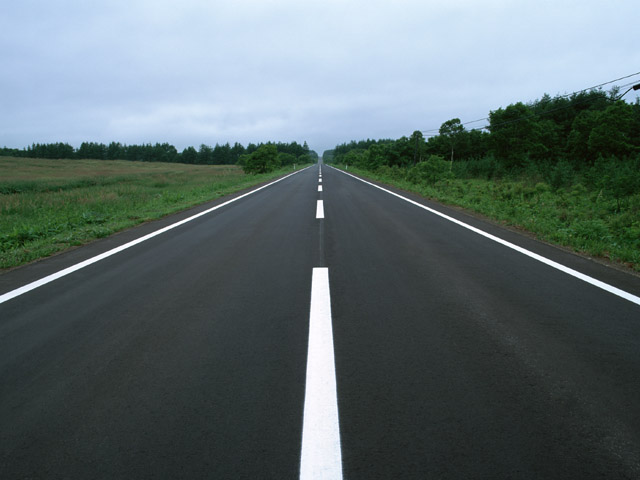
#> input picture opencv_cpp/01/01-12.jpg, 640 x 480 px
$ python 01-06.py
#> lines starting #> are read from the running program, lines starting #| are printed output that depends on the picture; after the words box and inside, x2 and y2 are one past the last pixel; in counts of white or black regions, pixels touching at a corner belong together
import cv2
import numpy as np

img_src = cv2.imread('01-12.jpg', 1)
#> img_src is the input picture: shape (480, 640, 3); mean B, G, R 109.7, 107.6, 93.9
img_dst = img_src.copy()
img_gray = cv2.cvtColor(img_src, cv2.COLOR_BGR2GRAY)
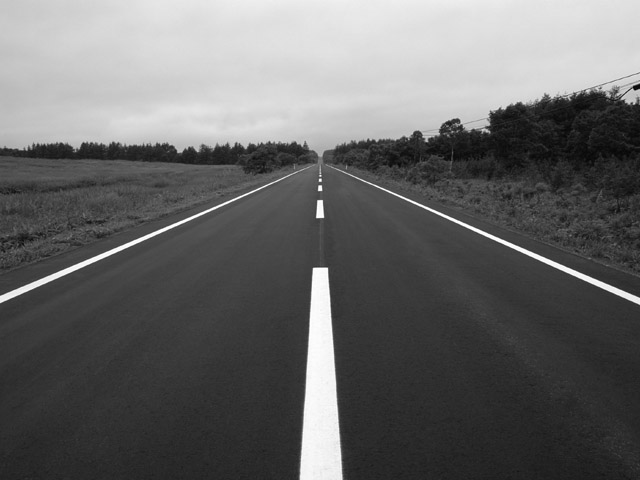
#> img_gray: shape (480, 640); min 3, max 255, mean 103.8

img_edge = cv2.Canny(img_gray, 200, 200)
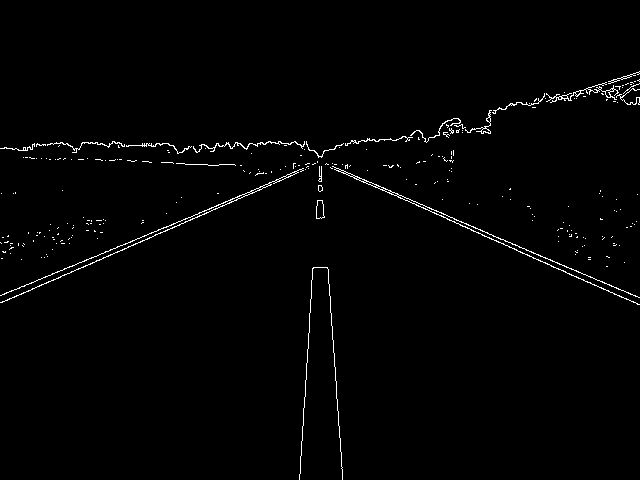
#> img_edge: shape (480, 640); 1.3% white in thin lines or dots, all inside (x1, y1, x2, y2) = (0, 71, 640, 480)

lines = cv2.HoughLines(img_edge, 1, np.pi/180, 120)
#> lines = [[18, 1.99], [24, 1.97], [-308, 3.07], [273, 1.17], [277, 1.15], [331, 0.0698], [9, 2.01]]

rows, cols = img_dst.shape[:2]
#> rows = 480; cols = 640

for rho, theta in lines[:, 0]:
    a = np.cos(theta)
    b = np.sin(theta)
    x0 = a*rho
    y0 = b*rho
    cv2.line(img_dst,
	(int(x0 - cols*(b)), int(y0 + cols*(a))),
	(int(x0 + cols*(b)), int(y0 - cols*(a))),
	(0, 0, 255), 2)
#> this loop made 7 passes
#> (rho, theta, a, b, x0, y0) on passes 1 to 7: (18, 1.99, -0.407, 0.914, -7.32, 16.44), (24, 1.97, -0.391, 0.921, -9.38, 22.09), (-308, 3.07, -0.998, 0.0698, 307.2, -21.48), (273, 1.17, 0.391, 0.921, 106.7, 251.3), (277, 1.15, 0.407, 0.914, 112.7, 253.1), (331, 0.0698, 0.998, 0.0698, 330.2, 23.09), (9, 2.01, -0.423, 0.906, -3.8, 8.16)
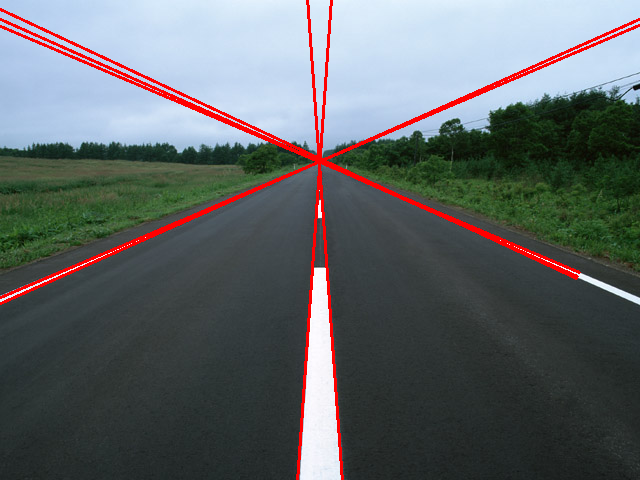
#> img_dst: shape (480, 640, 3); 3.51% of pixels changed, all inside (x1, y1, x2, y2) = (0, 0, 640, 480)

cv2.imshow('src', img_src)
cv2.imshow('edge', img_edge)
cv2.imshow('dst', img_dst)
cv2.waitKey(0)
cv2.destroyAllWindows()

$ run again, with opencv_cpp/01/01-06.jpg copied over opencv_cpp/01/01-12.jpg
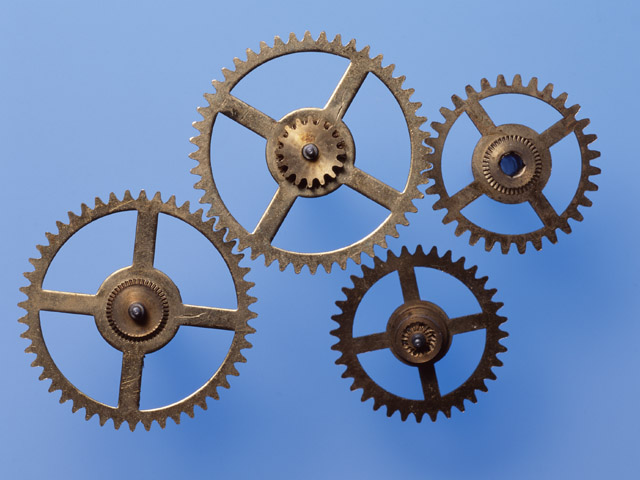
#> input picture opencv_cpp/01/01-06.jpg, 640 x 480 px
#> img_src is the input picture: shape (480, 640, 3); mean B, G, R 178.1, 137.2, 112.4
#> `img_edge = cv2.Canny(img_gray, 200, 200)`:
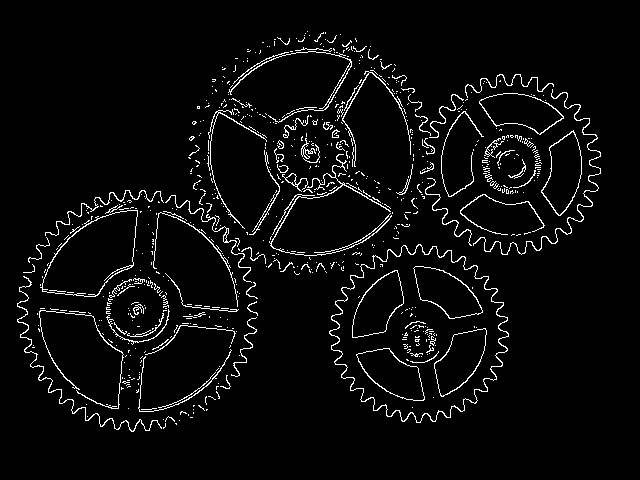
#> img_edge: shape (480, 640); 4.3% white in thin lines or dots, all inside (x1, y1, x2, y2) = (17, 31, 601, 432)
#> lines = [[304, 1.68], [335, 0.541], [355, 0.524]]
#> the loop `for rho, theta in lines[:, 0]:` made 3 passes
#> (rho, theta, a, b, x0, y0) on passes 1 to 3: (304, 1.68, -0.105, 0.995, -31.78, 302.3), (335, 0.541, 0.857, 0.515, 287.2, 172.5), (355, 0.524, 0.866, 0.5, 307.4, 177.5)
#> after the loop `for rho, theta in lines[:, 0]:`:
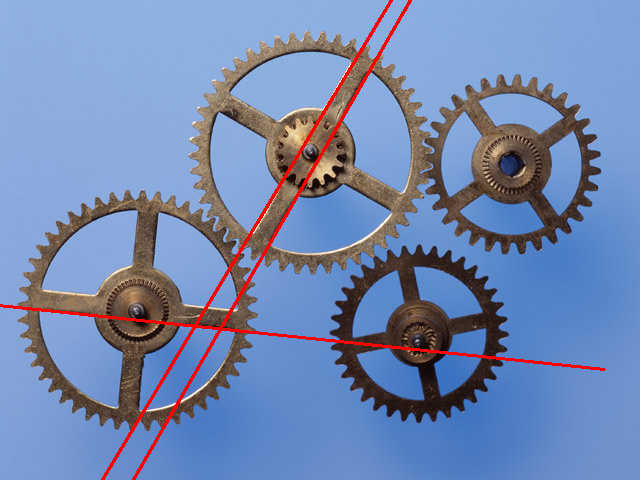
#> img_dst: shape (480, 640, 3); 1.81% of pixels changed, all inside (x1, y1, x2, y2) = (0, 0, 606, 480)

$ run again, with opencv_cpp/01/01-09.jpg copied over opencv_cpp/01/01-12.jpg
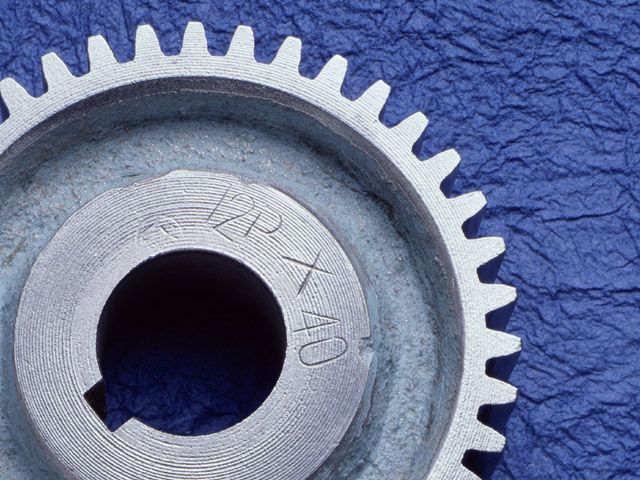
#> input picture opencv_cpp/01/01-09.jpg, 640 x 480 px
#> img_src is the input picture: shape (480, 640, 3); mean B, G, R 148.9, 115.3, 104.6
#> `img_edge = cv2.Canny(img_gray, 200, 200)`:
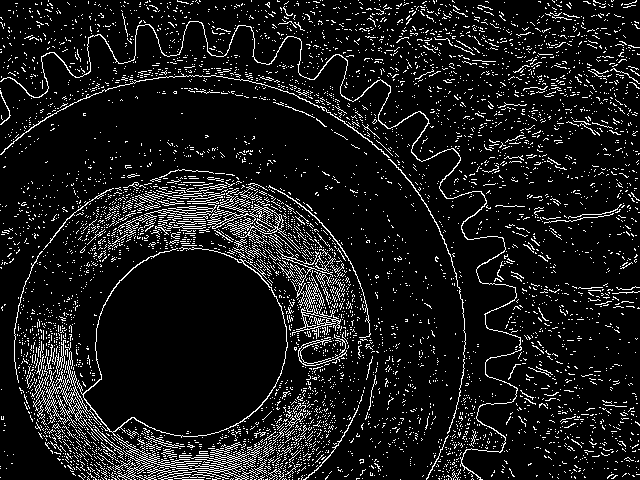
#> img_edge: shape (480, 640); 9.7% white in thin lines or dots
#> lines = 161 rows, first 8: [-1, 2.36], [1, 2.36], [-16, 2.36], [-6, 2.36], [-13, 2.36], [-11, 2.36], [-8, 2.36], [484, 1.4]
#> the loop `for rho, theta in lines[:, 0]:` made 161 passes
#> (rho, theta, a, b, x0, y0) on passes 1 to 3: (-1, 2.36, -0.707, 0.707, 0.707, -0.707), (1, 2.36, -0.707, 0.707, -0.707, 0.707), (-16, 2.36, -0.707, 0.707, 11.31, -11.31)
#> after the loop `for rho, theta in lines[:, 0]:`:
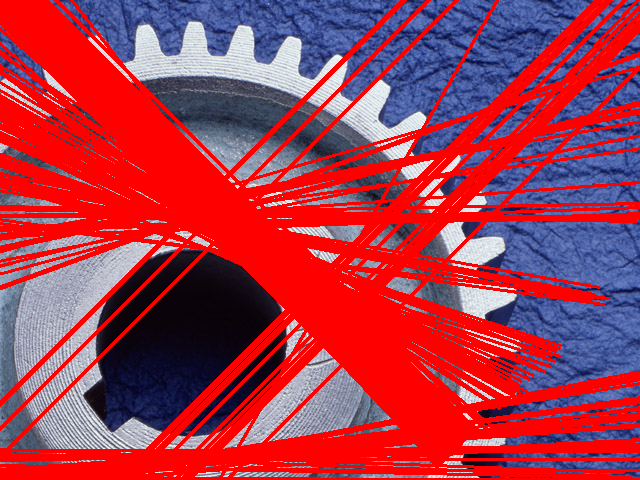
#> img_dst: shape (480, 640, 3); mean B, G, R 78, 57, 164.7
